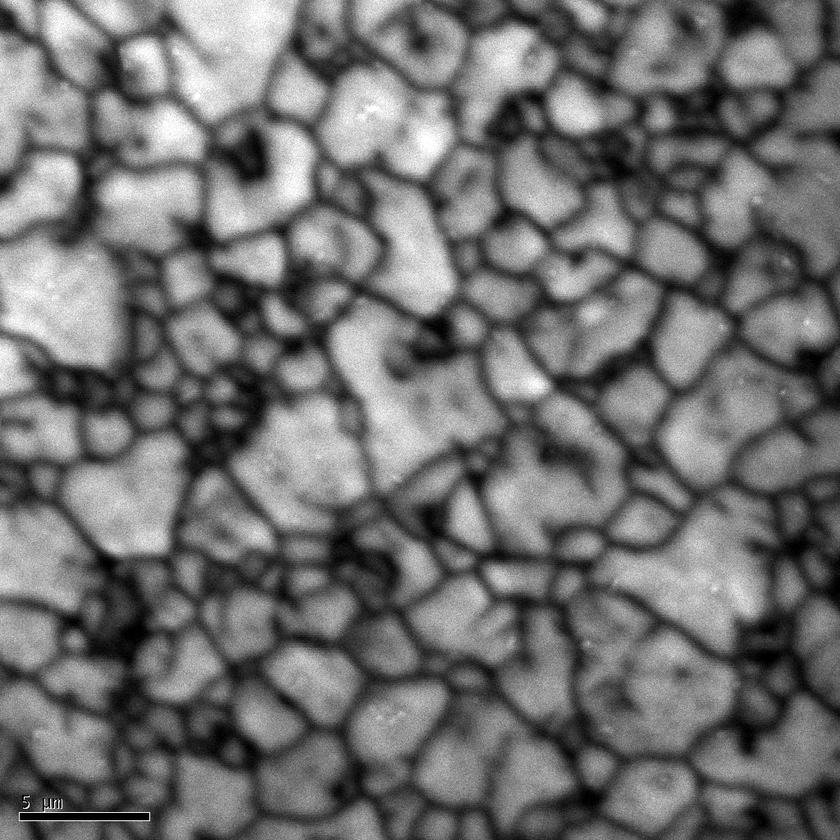
#> input picture data/CL1415-13_8K_1280nm_8kV_SS33_3000x_900V_1mm_40us_1024x1024.bmp, 840 x 840 px, shrunk from 1024 x 1024 before the run; its folder holds only this picture in this run
$ python -i reg.py   (imports and definitions only)
#> lines starting #> are read from the running program, lines starting #| are printed output that depends on the picture; after the words box and inside, x2 and y2 are one past the last pixel; in counts of white or black regions, pixels touching at a corner belong together
#> further down, picture is the input picture: shape (840, 840, 3); min 0, max 255, mean 112.8
import numpy as np
import cv2
from cv2 import warpAffine, getRotationMatrix2D
from itertools import product
from scipy.optimize import dual_annealing, basinhopping
from multiprocessing import Pool
import multiprocessing as mp

# Image Paths
# truth_path = 'data/affine_reg.png'
o_ebsd_path = 'Sequence/EBSD_09-07-29_1415-13_Map1-2-3-4_corr-BC-IPF-GB_crop.png'
orig_cl_path = 'Sequence/cl.png'

# Transformation boundaries
INF_TRANSLATE_X = -200
SUP_TRANSLATE_X = 200

INF_TRANSLATE_Y = -200
SUP_TRANSLATE_Y = 200

INF_ROTATION = -15
SUP_ROTATION = 15

INF_SCALE_X = 0.8
SUP_SCALE_X = 1.2

INF_SCALE_Y = 0.8
SUP_SCALE_Y = 1.2

# Initial bounds
TRANS_X_BOUNDS = (INF_TRANSLATE_X, SUP_TRANSLATE_X, 20)
TRANS_Y_BOUNDS = (INF_TRANSLATE_Y, SUP_TRANSLATE_Y, 20)
ROT_BOUNDS = (INF_ROTATION, SUP_ROTATION, 5)
SCALE_X_BOUNDS = (INF_SCALE_X, SUP_SCALE_X, 0.2)
SCALE_Y_BOUNDS = (INF_SCALE_Y, SUP_SCALE_Y, 0.2)

MIN_STEP = 1
MIN_SCALE_STEP = 0.1

# Indices
STEP_IND = 2

# Problems/Questions/Remarks:
# 8. More elegant way to get transformations by indexes in find_best_trans?
# 17. plot losses
# 20. Add resizing option for when original images aren't the same size


# Loads cl and ebsd images by path
# [4 lines left out: function load_images, not called in this run]


#  Returns the edges detected in image using canny method
def create_canny_img(img):
    grey_img = cv2.cvtColor(img, cv2.COLOR_BGR2GRAY)
    img = cv2.GaussianBlur(grey_img, (5, 5), 0)

    high_thresh, thresh_im = cv2.threshold(img, 0, 255, cv2.THRESH_BINARY + cv2.THRESH_OTSU)
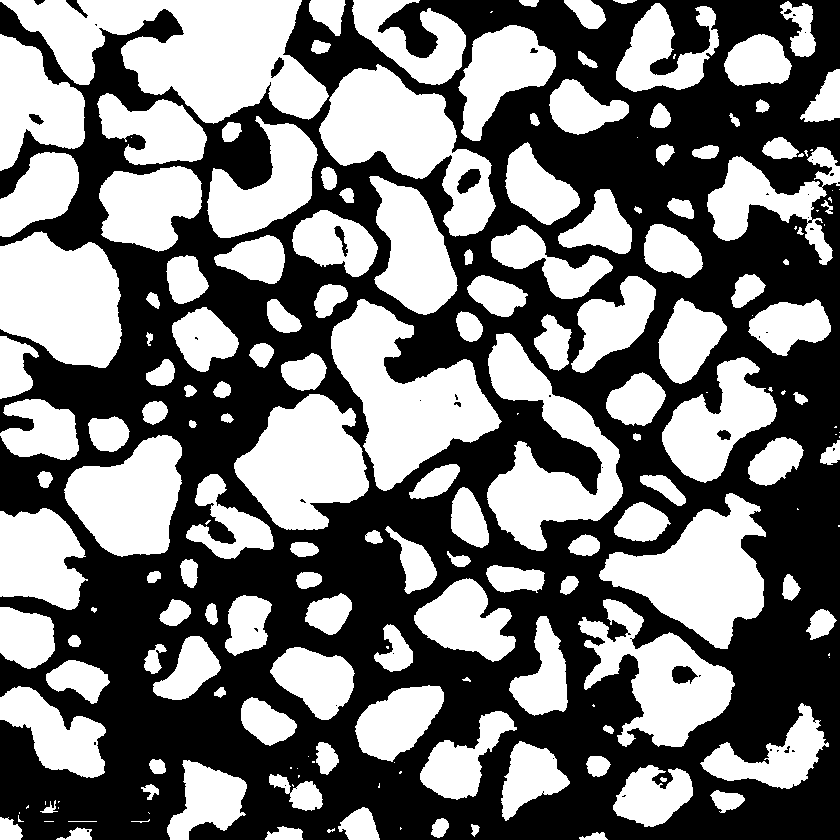
#> thresh_im: shape (840, 840); 47.1% white; 190 white regions (47 under 20 px), largest, box (x1, y1, x2, y2) and area: (0, 0, 329, 124) 23029, (331, 299, 502, 491) 15138, (319, 64, 496, 237) 13457
#> high_thresh = 115
    low_thresh = 0.5 * high_thresh
#> low_thresh = 57.5
    edges = cv2.Canny(img, low_thresh, high_thresh)
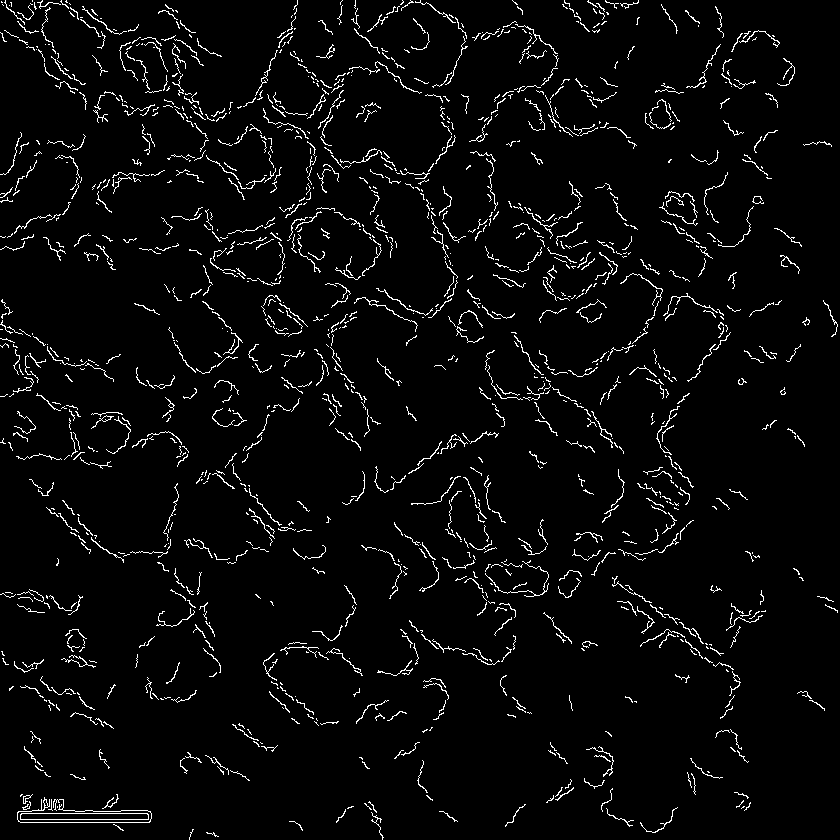
#> edges: shape (840, 840); 3.8% white in thin lines or dots

    # Thicken the borders
    kernel = cv2.getStructuringElement(cv2.MORPH_RECT, (3, 3))
    edges = cv2.dilate(edges, kernel, iterations=2)
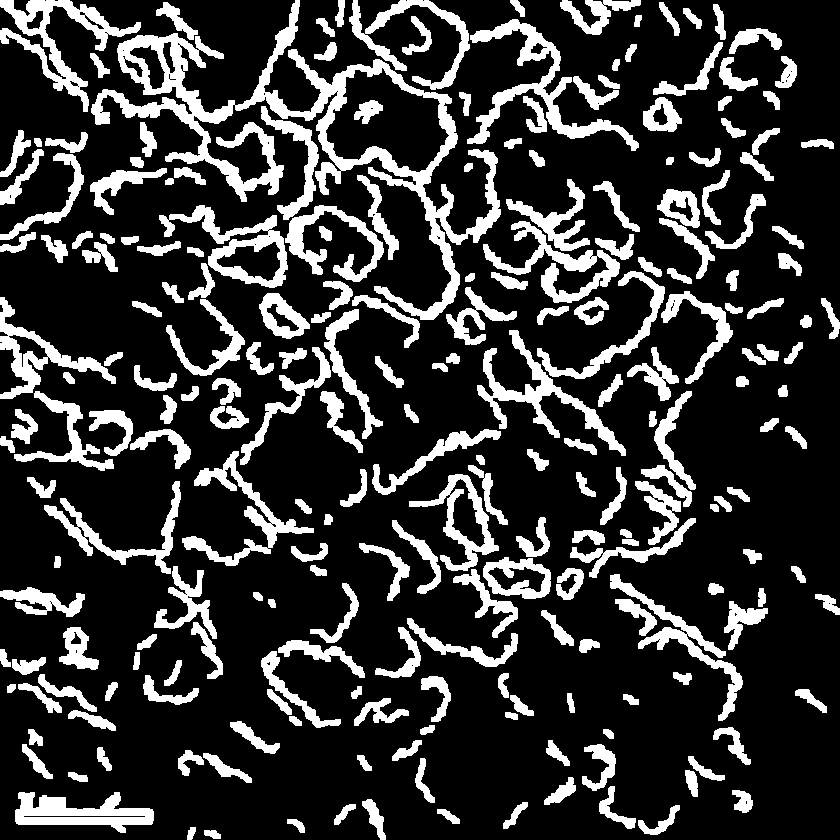
#> edges: shape (840, 840); 20.9% white; 233 white regions, largest, box (x1, y1, x2, y2) and area: (91, 0, 501, 320) 18409, (467, 19, 639, 151) 4098, (0, 0, 141, 112) 3877
    return edges


# Returns canny images of ebsd and cl
# [189 lines left out: functions get_canny_images, create_trans_img, generate_transformations, find_best_trans, optimiser, get_new_boundaries and 5 more, not called in this run]

>>> import cv2
>>> picture = cv2.imread('data/CL1415-13_8K_1280nm_8kV_SS33_3000x_900V_1mm_40us_1024x1024.bmp')
>>> result = create_canny_img(picture)

$ run again, on data/EBSD_09-07-29_1415-13_Map1 2 3 4_corr-BC   IPF   GB_crop.tif
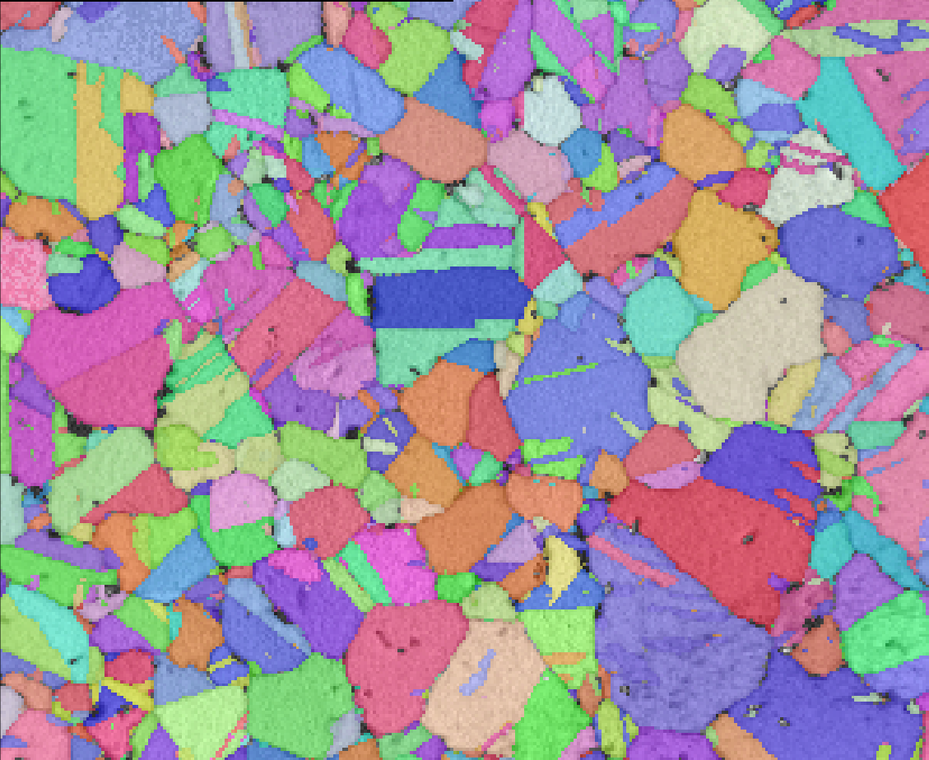
#> input picture data/EBSD_09-07-29_1415-13_Map1 2 3 4_corr-BC   IPF   GB_crop.tif, 929 x 760 px, shrunk from 1129 x 924 before the run
#> picture is the input picture: shape (760, 929, 3); mean B, G, R 159.7, 147.2, 159
#> in create_canny_img, `high_thresh, thresh_im = cv2.threshold(img, 0, 255, cv2.THRESH_BINARY ..`:
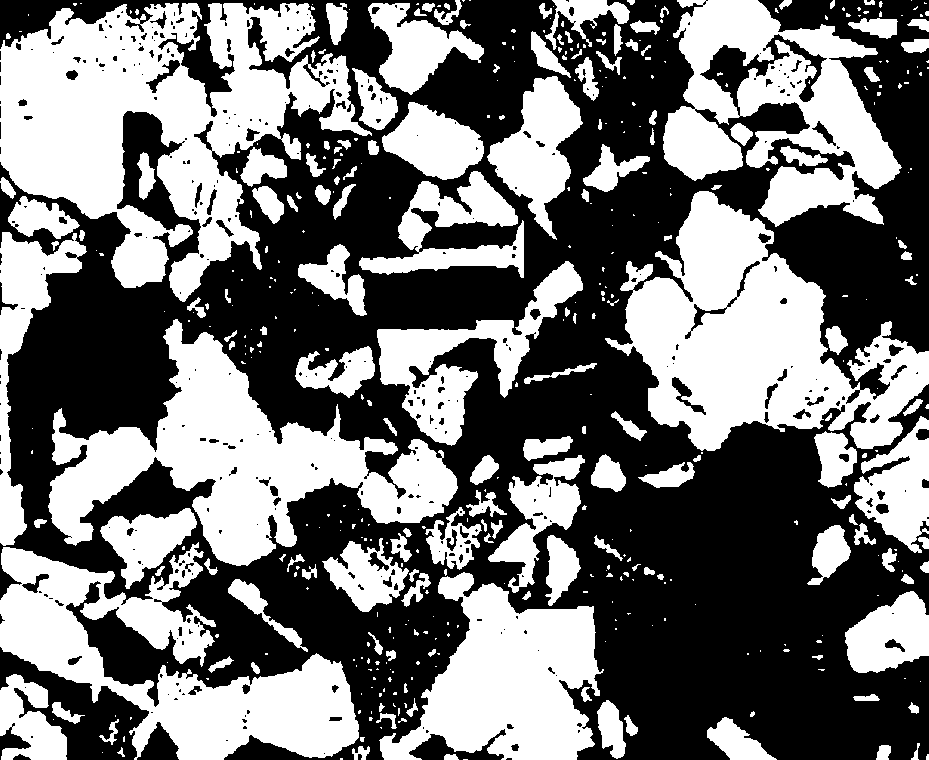
#> thresh_im: shape (760, 929); 45.8% white; 443 white regions (275 under 20 px), largest, box (x1, y1, x2, y2) and area: (0, 3, 372, 302) 53756, (605, 191, 929, 451) 40244, (48, 319, 458, 566) 37096
#> high_thresh = 154
#> low_thresh = 77
#> in create_canny_img, `edges = cv2.dilate(edges, kernel, iterations=2)`:
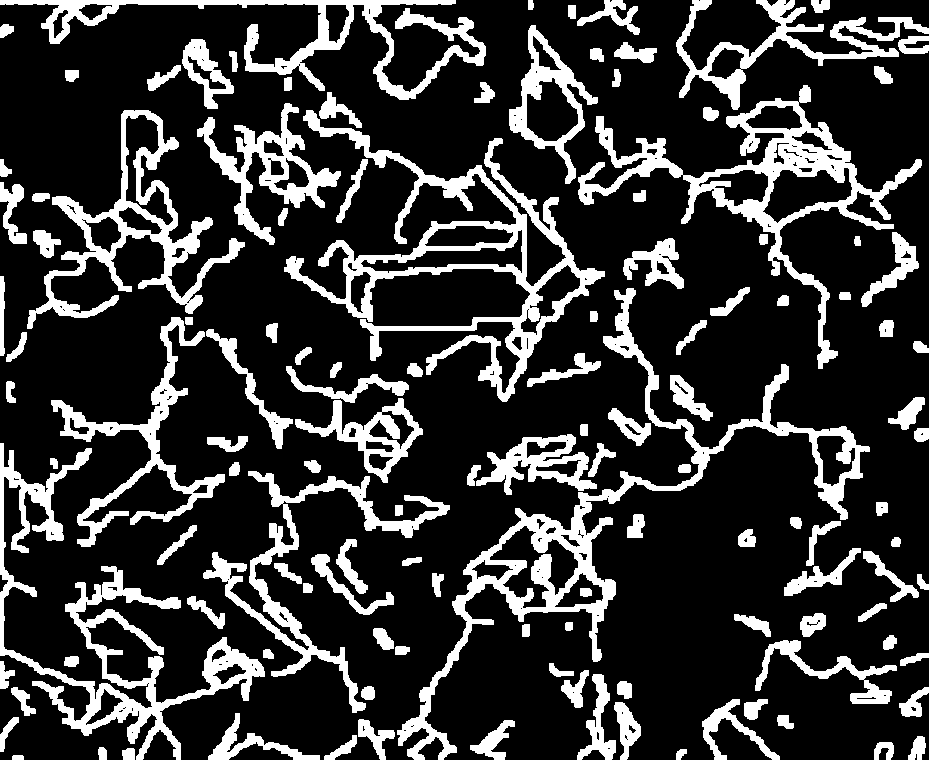
#> edges: shape (760, 929); 20.8% white; 126 white regions, largest, box (x1, y1, x2, y2) and area: (397, 288, 870, 760) 15932, (284, 110, 605, 402) 15037, (0, 443, 265, 760) 12908

$ run again, on data/EBSD_09-07-29_1415-13_Map1+2+3+4_corr-BC + IPF + GB.tif
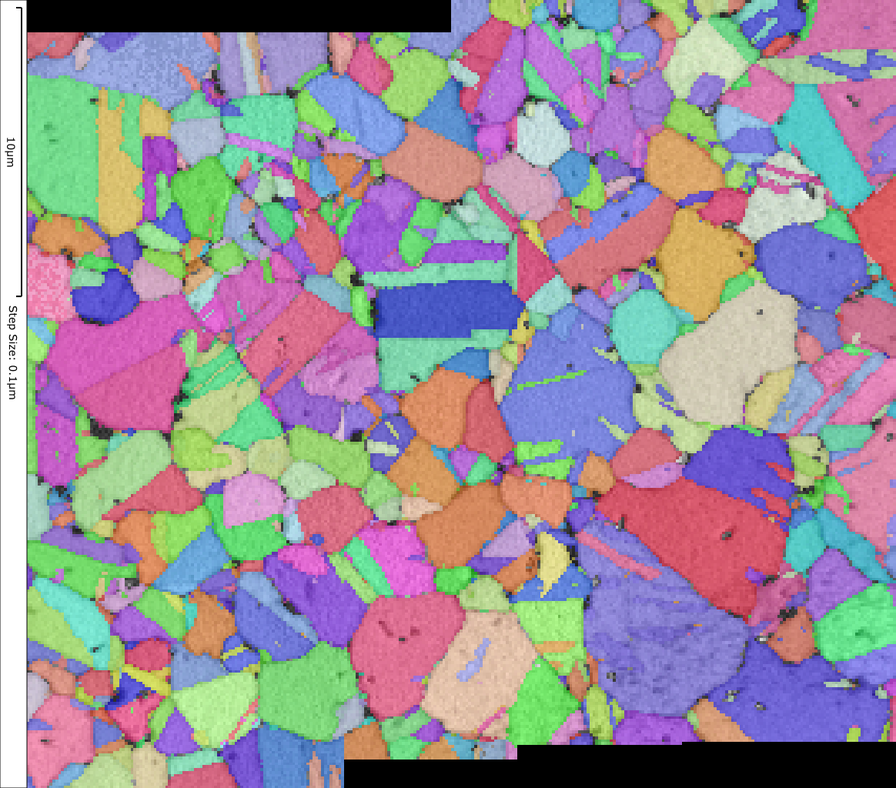
#> input picture data/EBSD_09-07-29_1415-13_Map1+2+3+4_corr-BC + IPF + GB.tif, 896 x 788 px, shrunk from 1164 x 1024 before the run
#> picture is the input picture: shape (788, 896, 3); mean B, G, R 154.4, 142.7, 153.3
#> in create_canny_img, `high_thresh, thresh_im = cv2.threshold(img, 0, 255, cv2.THRESH_BINARY ..`:
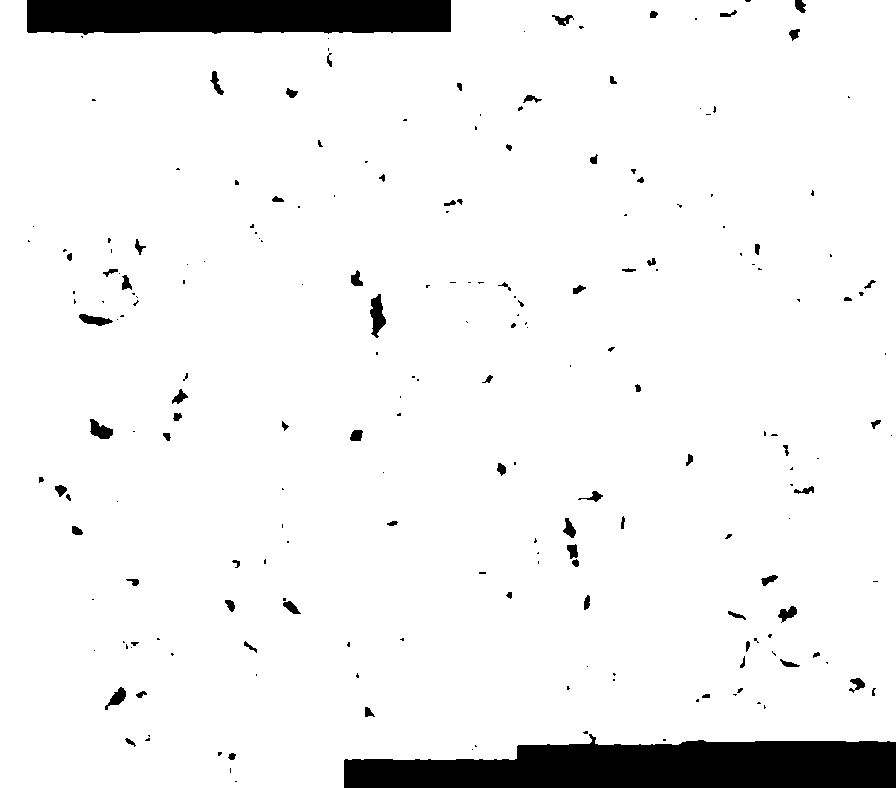
#> thresh_im: shape (788, 896); 94% white; 213 black regions (131 under 20 px), largest, box (x1, y1, x2, y2) and area: (344, 734, 896, 788) 22107, (27, 0, 451, 35) 13713, (370, 294, 386, 338) 411
#> high_thresh = 84
#> low_thresh = 42
#> in create_canny_img, `edges = cv2.dilate(edges, kernel, iterations=2)`:
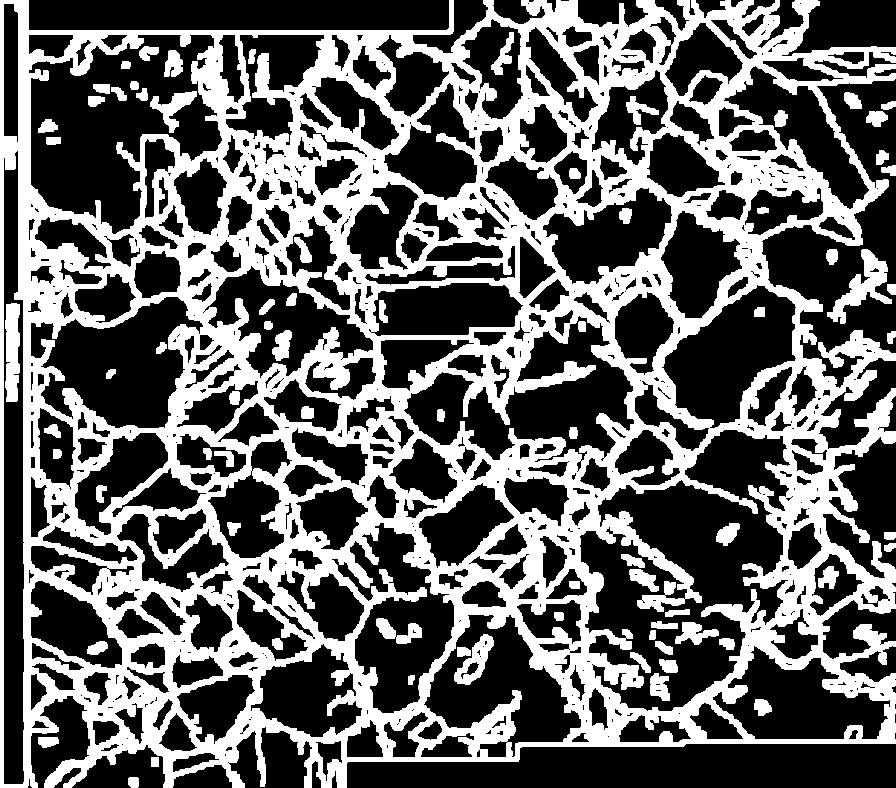
#> edges: shape (788, 896); 38.5% white; 76 white regions, largest, box (x1, y1, x2, y2) and area: (0, 0, 896, 788) 255565, (827, 249, 892, 324) 1634, (5, 303, 20, 402) 1256
